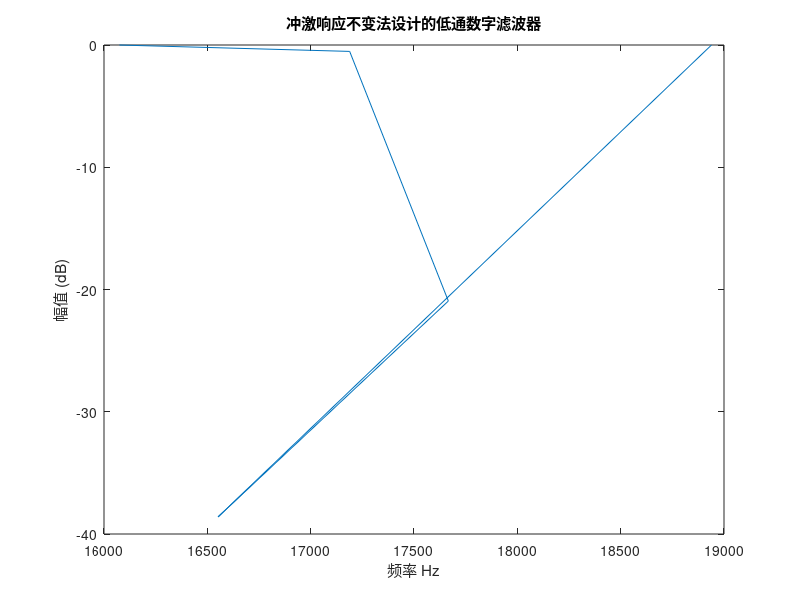

Write the MATLAB code that produced this figure.
clc; clear; close all; 
T = 0.001; fc =1/T; %抽样频率
ap=1; as=30; fp = 200; fs = 400;%数字滤波器的技术指标要求
wp = 2*pi*fp/fc; %数字滤波器通带截止频率
ws = 2*pi*fs/fc;  %数字滤波器阻带截止频率
% * * * * *采用冲激响应不变法* * * * *
%要求数字滤波器技术指标转化成模拟滤波器技术指标
Wanp = wp*fc;     %通带截止频率
Wans = ws*fc;      %阻带截止频率
%设计模拟滤波器阶数和截止频率
[N,Wanc]=buttord(Wanp,Wans,ap,as,'s');
[b,a]=butter(N,Wanc,'s');  %设计模拟滤波器系统函数Ha(s)
[B1,A1]=impinvar(b,a,fc); %用冲激响应不变法设计数字滤波器系统函数Hz
[H1,w1]=freqz(B1,A1,'whole'); %求数字滤波器的频率响应
figure(1);
plot(w1*fc/2/pi,20*log10(abs(H1)));
xlabel('频率 Hz'); ylabel('幅值 (dB)');
title('冲激响应不变法设计的低通数字滤波器');
